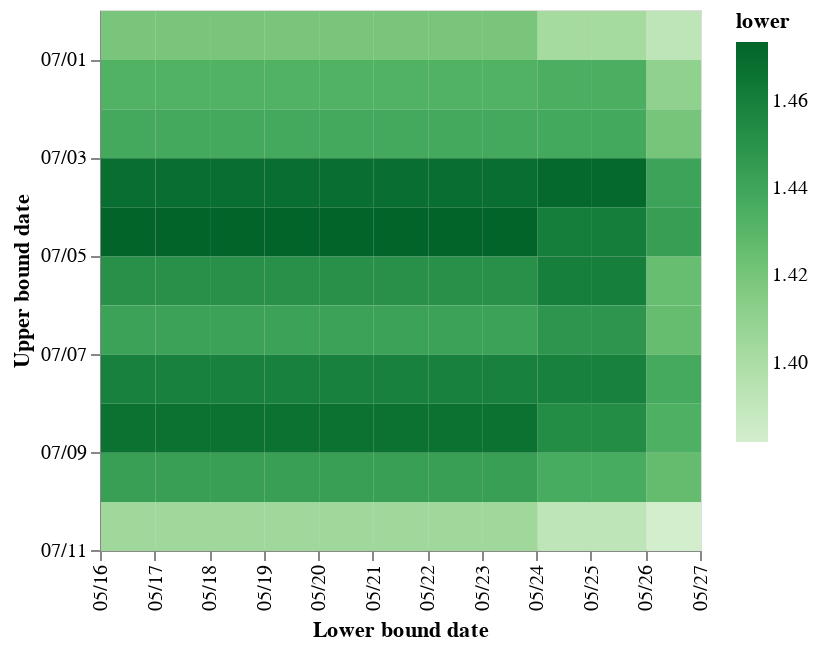

Notebook code for this chart:
### Code cell
heatmap = alt.Chart(Df_stats.loc[lambda d: d['var']=='R0', ['date_lower', 'date_upper', 'q2.5']].rename(columns={'q2.5':'lower'})).mark_rect().encode(
    x=alt.X('yearmonthdate(date_lower)', title="Lower bound date", axis=alt.Axis(format='%m/%d', labelAngle=-90)),
    y=alt.Y('yearmonthdate(date_upper)', title="Upper bound date", axis=alt.Axis(format='%m/%d', labelAngle=0), scale=alt.Scale(reverse=True)),
    color=alt.Color('lower:Q', scale=alt.Scale(scheme='greens', reverse=False), title="lower") #lighttealblue
)

Df_stats_ = Df_stats.loc[lambda d: d['var']=='R0', ['date_lower', 'date_upper', 'q2.5']]
print("Min lower:", Df_stats_['q2.5'].min())
print("Max lower:", Df_stats_['q2.5'].max())

chart = alt.layer(heatmap).properties(width=wd_, height=ht_)
save_chart(chart, f'../../figures/sensitivity-Re-lower.svg')
chart

### Figure 1 — Vega-Lite specification as saved in the notebook (floating-point values rounded to 4 significant figures)
{"config": {"view": {"continuousWidth": 300, "continuousHeight": 300}}, "layer": [{"mark": {"type": "rect"}, "encoding": {"color": {"field": "lower", "scale": {"reverse": false, "scheme": "greens"}, "title": "lower", "type": "quantitative"}, "x": {"axis": {"format": "%m/%d", "labelAngle": -90}, "field": "date_lower", "timeUnit": "yearmonthdate", "title": "Lower bound date", "type": "temporal"}, "y": {"axis": {"format": "%m/%d", "labelAngle": 0}, "field": "date_upper", "scale": {"reverse": true}, "timeUnit": "yearmonthdate", "title": "Upper bound date", "type": "temporal"}}}], "data": {"name": "data-ddc79da8ba585c48c1234314ba7a96d7"}, "height": 270, "width": 300, "$schema": "https://vega.github.io/schema/vega-lite/v5.14.1.json", "datasets": {"data-ddc79da8ba585c48c1234314ba7a96d7": [{"date_lower": "2023-05-24T00:00:00", "date_upper": "2023-06-30T00:00:00", "lower": 1.402}, {"date_lower": "2023-05-24T00:00:00", "date_upper": "2023-07-01T00:00:00", "lower": 1.435}, {"date_lower": "2023-05-24T00:00:00", "date_upper": "2023-07-02T00:00:00", "lower": 1.438}, {"date_lower": "2023-05-24T00:00:00", "date_upper": "2023-07-03T00:00:00", "lower": 1.471}, {"date_lower": "2023-05-24T00:00:00", "date_upper": "2023-07-04T00:00:00", "lower": 1.461}, {"date_lower": "2023-05-24T00:00:00", "date_upper": "2023-07-05T00:00:00", "lower": 1.46}, {"date_lower": "2023-05-24T00:00:00", "date_upper": "2023-07-06T00:00:00", "lower": 1.449}, {"date_lower": "2023-05-24T00:00:00", "date_upper": "2023-07-07T00:00:00", "lower": 1.459}, {"date_lower": "2023-05-24T00:00:00", "date_upper": "2023-07-08T00:00:00", "lower": 1.454}, {"date_lower": "2023-05-24T00:00:00", "date_upper": "2023-07-09T00:00:00", "lower": 1.436}, {"date_lower": "2023-05-24T00:00:00", "date_upper": "2023-07-10T00:00:00", "lower": 1.392}, {"date_lower": "2023-05-25T00:00:00", "date_upper": "2023-06-30T00:00:00", "lower": 1.402}, {"date_lower": "2023-05-25T00:00:00", "date_upper": "2023-07-01T00:00:00", "lower": 1.435}, {"date_lower": "2023-05-25T00:00:00", "date_upper": "2023-07-02T00:00:00", "lower": 1.438}, {"date_lower": "2023-05-25T00:00:00", "date_upper": "2023-07-03T00:00:00", "lower": 1.471}, {"date_lower": "2023-05-25T00:00:00", "date_upper": "2023-07-04T00:00:00", "lower": 1.461}, {"date_lower": "2023-05-25T00:00:00", "date_upper": "2023-07-05T00:00:00", "lower": 1.46}, {"date_lower": "2023-05-25T00:00:00", "date_upper": "2023-07-06T00:00:00", "lower": 1.449}, {"date_lower": "2023-05-25T00:00:00", "date_upper": "2023-07-07T00:00:00", "lower": 1.459}, {"date_lower": "2023-05-25T00:00:00", "date_upper": "2023-07-08T00:00:00", "lower": 1.454}, {"date_lower": "2023-05-25T00:00:00", "date_upper": "2023-07-09T00:00:00", "lower": 1.436}, {"date_lower": "2023-05-25T00:00:00", "date_upper": "2023-07-10T00:00:00", "lower": 1.392}, {"date_lower": "2023-05-26T00:00:00", "date_upper": "2023-06-30T00:00:00", "lower": 1.392}, {"date_lower": "2023-05-26T00:00:00", "date_upper": "2023-07-01T00:00:00", "lower": 1.411}, {"date_lower": "2023-05-26T00:00:00", "date_upper": "2023-07-02T00:00:00", "lower": 1.42}, {"date_lower": "2023-05-26T00:00:00", "date_upper": "2023-07-03T00:00:00", "lower": 1.441}, {"date_lower": "2023-05-26T00:00:00", "date_upper": "2023-07-04T00:00:00", "lower": 1.444}, {"date_lower": "2023-05-26T00:00:00", "date_upper": "2023-07-05T00:00:00", "lower": 1.425}, {"date_lower": "2023-05-26T00:00:00", "date_upper": "2023-07-06T00:00:00", "lower": 1.426}, {"date_lower": "2023-05-26T00:00:00", "date_upper": "2023-07-07T00:00:00", "lower": 1.437}, {"date_lower": "2023-05-26T00:00:00", "date_upper": "2023-07-08T00:00:00", "lower": 1.434}, {"date_lower": "2023-05-26T00:00:00", "date_upper": "2023-07-09T00:00:00", "lower": 1.426}, {"date_lower": "2023-05-26T00:00:00", "date_upper": "2023-07-10T00:00:00", "lower": 1.382}, {"date_lower": "2023-05-16T00:00:00", "date_upper": "2023-06-30T00:00:00", "lower": 1.42}, {"date_lower": "2023-05-16T00:00:00", "date_upper": "2023-07-01T00:00:00", "lower": 1.433}, {"date_lower": "2023-05-16T00:00:00", "date_upper": "2023-07-02T00:00:00", "lower": 1.438}, {"date_lower": "2023-05-16T00:00:00", "date_upper": "2023-07-03T00:00:00", "lower": 1.468}, {"date_lower": "2023-05-16T00:00:00", "date_upper": "2023-07-04T00:00:00", "lower": 1.474}, {"date_lower": "2023-05-16T00:00:00", "date_upper": "2023-07-05T00:00:00", "lower": 1.451}, {"date_lower": "2023-05-16T00:00:00", "date_upper": "2023-07-06T00:00:00", "lower": 1.441}, {"date_lower": "2023-05-16T00:00:00", "date_upper": "2023-07-07T00:00:00", "lower": 1.459}, {"date_lower": "2023-05-16T00:00:00", "date_upper": "2023-07-08T00:00:00", "lower": 1.467}, {"date_lower": "2023-05-16T00:00:00", "date_upper": "2023-07-09T00:00:00", "lower": 1.443}, {"date_lower": "2023-05-16T00:00:00", "date_upper": "2023-07-10T00:00:00", "lower": 1.405}, {"date_lower": "2023-05-17T00:00:00", "date_upper": "2023-06-30T00:00:00", "lower": 1.42}, {"date_lower": "2023-05-17T00:00:00", "date_upper": "2023-07-01T00:00:00", "lower": 1.433}, {"date_lower": "2023-05-17T00:00:00", "date_upper": "2023-07-02T00:00:00", "lower": 1.438}, {"date_lower": "2023-05-17T00:00:00", "date_upper": "2023-07-03T00:00:00", "lower": 1.468}, {"date_lower": "2023-05-17T00:00:00", "date_upper": "2023-07-04T00:00:00", "lower": 1.474}, {"date_lower": "2023-05-17T00:00:00", "date_upper": "2023-07-05T00:00:00", "lower": 1.451}, {"date_lower": "2023-05-17T00:00:00", "date_upper": "2023-07-06T00:00:00", "lower": 1.441}, {"date_lower": "2023-05-17T00:00:00", "date_upper": "2023-07-07T00:00:00", "lower": 1.459}, {"date_lower": "2023-05-17T00:00:00", "date_upper": "2023-07-08T00:00:00", "lower": 1.467}, {"date_lower": "2023-05-17T00:00:00", "date_upper": "2023-07-09T00:00:00", "lower": 1.443}, {"date_lower": "2023-05-17T00:00:00", "date_upper": "2023-07-10T00:00:00", "lower": 1.405}, {"date_lower": "2023-05-18T00:00:00", "date_upper": "2023-06-30T00:00:00", "lower": 1.42}, {"date_lower": "2023-05-18T00:00:00", "date_upper": "2023-07-01T00:00:00", "lower": 1.433}, {"date_lower": "2023-05-18T00:00:00", "date_upper": "2023-07-02T00:00:00", "lower": 1.438}, {"date_lower": "2023-05-18T00:00:00", "date_upper": "2023-07-03T00:00:00", "lower": 1.468}, {"date_lower": "2023-05-18T00:00:00", "date_upper": "2023-07-04T00:00:00", "lower": 1.474}, {"date_lower": "2023-05-18T00:00:00", "date_upper": "2023-07-05T00:00:00", "lower": 1.451}, {"date_lower": "2023-05-18T00:00:00", "date_upper": "2023-07-06T00:00:00", "lower": 1.441}, {"date_lower": "2023-05-18T00:00:00", "date_upper": "2023-07-07T00:00:00", "lower": 1.459}, {"date_lower": "2023-05-18T00:00:00", "date_upper": "2023-07-08T00:00:00", "lower": 1.467}, {"date_lower": "2023-05-18T00:00:00", "date_upper": "2023-07-09T00:00:00", "lower": 1.443}, {"date_lower": "2023-05-18T00:00:00", "date_upper": "2023-07-10T00:00:00", "lower": 1.405}, {"date_lower": "2023-05-19T00:00:00", "date_upper": "2023-06-30T00:00:00", "lower": 1.42}, {"date_lower": "2023-05-19T00:00:00", "date_upper": "2023-07-01T00:00:00", "lower": 1.433}, {"date_lower": "2023-05-19T00:00:00", "date_upper": "2023-07-02T00:00:00", "lower": 1.438}, {"date_lower": "2023-05-19T00:00:00", "date_upper": "2023-07-03T00:00:00", "lower": 1.468}, {"date_lower": "2023-05-19T00:00:00", "date_upper": "2023-07-04T00:00:00", "lower": 1.474}, {"date_lower": "2023-05-19T00:00:00", "date_upper": "2023-07-05T00:00:00", "lower": 1.451}, {"date_lower": "2023-05-19T00:00:00", "date_upper": "2023-07-06T00:00:00", "lower": 1.441}, {"date_lower": "2023-05-19T00:00:00", "date_upper": "2023-07-07T00:00:00", "lower": 1.459}, {"date_lower": "2023-05-19T00:00:00", "date_upper": "2023-07-08T00:00:00", "lower": 1.467}, {"date_lower": "2023-05-19T00:00:00", "date_upper": "2023-07-09T00:00:00", "lower": 1.443}, {"date_lower": "2023-05-19T00:00:00", "date_upper": "2023-07-10T00:00:00", "lower": 1.405}, {"date_lower": "2023-05-20T00:00:00", "date_upper": "2023-06-30T00:00:00", "lower": 1.42}, {"date_lower": "2023-05-20T00:00:00", "date_upper": "2023-07-01T00:00:00", "lower": 1.433}, {"date_lower": "2023-05-20T00:00:00", "date_upper": "2023-07-02T00:00:00", "lower": 1.438}, {"date_lower": "2023-05-20T00:00:00", "date_upper": "2023-07-03T00:00:00", "lower": 1.468}, {"date_lower": "2023-05-20T00:00:00", "date_upper": "2023-07-04T00:00:00", "lower": 1.474}, {"date_lower": "2023-05-20T00:00:00", "date_upper": "2023-07-05T00:00:00", "lower": 1.451}, {"date_lower": "2023-05-20T00:00:00", "date_upper": "2023-07-06T00:00:00", "lower": 1.441}, {"date_lower": "2023-05-20T00:00:00", "date_upper": "2023-07-07T00:00:00", "lower": 1.459}, {"date_lower": "2023-05-20T00:00:00", "date_upper": "2023-07-08T00:00:00", "lower": 1.467}, {"date_lower": "2023-05-20T00:00:00", "date_upper": "2023-07-09T00:00:00", "lower": 1.443}, {"date_lower": "2023-05-20T00:00:00", "date_upper": "2023-07-10T00:00:00", "lower": 1.405}, {"date_lower": "2023-05-21T00:00:00", "date_upper": "2023-06-30T00:00:00", "lower": 1.42}, {"date_lower": "2023-05-21T00:00:00", "date_upper": "2023-07-01T00:00:00", "lower": 1.433}, {"date_lower": "2023-05-21T00:00:00", "date_upper": "2023-07-02T00:00:00", "lower": 1.438}, {"date_lower": "2023-05-21T00:00:00", "date_upper": "2023-07-03T00:00:00", "lower": 1.468}, {"date_lower": "2023-05-21T00:00:00", "date_upper": "2023-07-04T00:00:00", "lower": 1.474}, {"date_lower": "2023-05-21T00:00:00", "date_upper": "2023-07-05T00:00:00", "lower": 1.451}, {"date_lower": "2023-05-21T00:00:00", "date_upper": "2023-07-06T00:00:00", "lower": 1.441}, {"date_lower": "2023-05-21T00:00:00", "date_upper": "2023-07-07T00:00:00", "lower": 1.459}, {"date_lower": "2023-05-21T00:00:00", "date_upper": "2023-07-08T00:00:00", "lower": 1.467}, {"date_lower": "2023-05-21T00:00:00", "date_upper": "2023-07-09T00:00:00", "lower": 1.443}, {"date_lower": "2023-05-21T00:00:00", "date_upper": "2023-07-10T00:00:00", "lower": 1.405}, {"date_lower": "2023-05-22T00:00:00", "date_upper": "2023-06-30T00:00:00", "lower": 1.42}, {"date_lower": "2023-05-22T00:00:00", "date_upper": "2023-07-01T00:00:00", "lower": 1.433}, {"date_lower": "2023-05-22T00:00:00", "date_upper": "2023-07-02T00:00:00", "lower": 1.438}, {"date_lower": "2023-05-22T00:00:00", "date_upper": "2023-07-03T00:00:00", "lower": 1.468}, {"date_lower": "2023-05-22T00:00:00", "date_upper": "2023-07-04T00:00:00", "lower": 1.474}, {"date_lower": "2023-05-22T00:00:00", "date_upper": "2023-07-05T00:00:00", "lower": 1.451}, {"date_lower": "2023-05-22T00:00:00", "date_upper": "2023-07-06T00:00:00", "lower": 1.441}, {"date_lower": "2023-05-22T00:00:00", "date_upper": "2023-07-07T00:00:00", "lower": 1.459}, {"date_lower": "2023-05-22T00:00:00", "date_upper": "2023-07-08T00:00:00", "lower": 1.467}, {"date_lower": "2023-05-22T00:00:00", "date_upper": "2023-07-09T00:00:00", "lower": 1.443}, {"date_lower": "2023-05-22T00:00:00", "date_upper": "2023-07-10T00:00:00", "lower": 1.405}, {"date_lower": "2023-05-23T00:00:00", "date_upper": "2023-06-30T00:00:00", "lower": 1.42}, {"date_lower": "2023-05-23T00:00:00", "date_upper": "2023-07-01T00:00:00", "lower": 1.433}, {"date_lower": "2023-05-23T00:00:00", "date_upper": "2023-07-02T00:00:00", "lower": 1.438}, {"date_lower": "2023-05-23T00:00:00", "date_upper": "2023-07-03T00:00:00", "lower": 1.468}, {"date_lower": "2023-05-23T00:00:00", "date_upper": "2023-07-04T00:00:00", "lower": 1.474}, {"date_lower": "2023-05-23T00:00:00", "date_upper": "2023-07-05T00:00:00", "lower": 1.451}, {"date_lower": "2023-05-23T00:00:00", "date_upper": "2023-07-06T00:00:00", "lower": 1.441}, {"date_lower": "2023-05-23T00:00:00", "date_upper": "2023-07-07T00:00:00", "lower": 1.459}, {"date_lower": "2023-05-23T00:00:00", "date_upper": "2023-07-08T00:00:00", "lower": 1.467}, {"date_lower": "2023-05-23T00:00:00", "date_upper": "2023-07-09T00:00:00", "lower": 1.443}, {"date_lower": "2023-05-23T00:00:00", "date_upper": "2023-07-10T00:00:00", "lower": 1.405}]}}
